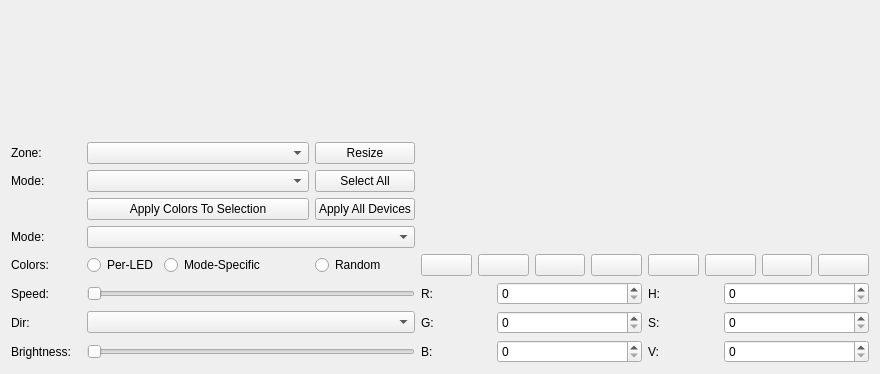
<?xml version="1.0" encoding="UTF-8"?>
<ui version="4.0">
 <class>OpenRGBDevicePageUi</class>
 <widget class="QFrame" name="OpenRGBDevicePageUi">
  <property name="geometry">
   <rect>
    <x>0</x>
    <y>0</y>
    <width>880</width>
    <height>374</height>
   </rect>
  </property>
  <property name="windowTitle">
   <string>Frame</string>
  </property>
  <layout class="QGridLayout" name="gridLayout">
   <item row="3" column="4">
    <widget class="QPushButton" name="SetAllButton">
     <property name="toolTip">
      <string>&lt;html&gt;&lt;head/&gt;&lt;body&gt;&lt;p align=&quot;justify&quot;&gt;Sets all devices to&lt;br/&gt;&lt;b&gt;Static&lt;/b&gt; mode and&lt;br/&gt;applies the selected color.&lt;/p&gt;&lt;/body&gt;&lt;/html&gt;</string>
     </property>
     <property name="text">
      <string>Apply All Devices</string>
     </property>
    </widget>
   </item>
   <item row="2" column="4">
    <widget class="QPushButton" name="SelectAllLEDsButton">
     <property name="text">
      <string>Select All</string>
     </property>
    </widget>
   </item>
   <item row="3" column="1" colspan="3">
    <widget class="QPushButton" name="ApplyColorsButton">
     <property name="text">
      <string>Apply Colors To Selection</string>
     </property>
    </widget>
   </item>
   <item row="10" column="0">
    <widget class="QLabel" name="BrightnessLabel">
     <property name="text">
      <string>Brightness:</string>
     </property>
    </widget>
   </item>
   <item row="0" column="0" colspan="11">
    <widget class="DeviceView" name="DeviceViewBox" native="true">
     <property name="sizePolicy">
      <sizepolicy hsizetype="MinimumExpanding" vsizetype="MinimumExpanding">
       <horstretch>0</horstretch>
       <verstretch>0</verstretch>
      </sizepolicy>
     </property>
     <property name="minimumSize">
      <size>
       <width>0</width>
       <height>0</height>
      </size>
     </property>
    </widget>
   </item>
   <item row="5" column="0">
    <widget class="QLabel" name="ColorLabel">
     <property name="text">
      <string>Colors:</string>
     </property>
    </widget>
   </item>
   <item row="4" column="1" colspan="4">
    <widget class="QComboBox" name="ModeBox"/>
   </item>
   <item row="9" column="1" colspan="4">
    <widget class="QComboBox" name="DirectionBox"/>
   </item>
   <item row="5" column="2" colspan="2">
    <widget class="QRadioButton" name="ModeSpecificCheck">
     <property name="text">
      <string>Mode-Specific</string>
     </property>
    </widget>
   </item>
   <item row="1" column="4">
    <widget class="QPushButton" name="ResizeButton">
     <property name="text">
      <string>Resize</string>
     </property>
    </widget>
   </item>
   <item row="5" column="4">
    <widget class="QRadioButton" name="RandomCheck">
     <property name="text">
      <string>Random</string>
     </property>
    </widget>
   </item>
   <item row="10" column="1" colspan="4">
    <widget class="QSlider" name="BrightnessSlider">
     <property name="orientation">
      <enum>Qt::Horizontal</enum>
     </property>
    </widget>
   </item>
   <item row="2" column="1" colspan="3">
    <widget class="QComboBox" name="LEDBox"/>
   </item>
   <item row="4" column="0">
    <widget class="QLabel" name="ModeLabel">
     <property name="text">
      <string>Mode:</string>
     </property>
    </widget>
   </item>
   <item row="9" column="0">
    <widget class="QLabel" name="DirectionLabel">
     <property name="text">
      <string>Dir:</string>
     </property>
    </widget>
   </item>
   <item row="6" column="1" colspan="4">
    <widget class="QSlider" name="SpeedSlider">
     <property name="orientation">
      <enum>Qt::Horizontal</enum>
     </property>
    </widget>
   </item>
   <item row="5" column="1">
    <widget class="QRadioButton" name="PerLEDCheck">
     <property name="text">
      <string>Per-LED</string>
     </property>
    </widget>
   </item>
   <item row="1" column="1" colspan="3">
    <widget class="QComboBox" name="ZoneBox"/>
   </item>
   <item row="2" column="0">
    <widget class="QLabel" name="LEDLabel">
     <property name="text">
      <string>Mode:</string>
     </property>
    </widget>
   </item>
   <item row="1" column="0">
    <widget class="QLabel" name="ZoneLabel">
     <property name="text">
      <string>Zone:</string>
     </property>
    </widget>
   </item>
   <item row="6" column="0">
    <widget class="QLabel" name="SpeedLabel">
     <property name="text">
      <string>Speed:</string>
     </property>
    </widget>
   </item>
   <item row="10" column="5">
    <widget class="QLabel" name="BlueLabel">
     <property name="text">
      <string>B:</string>
     </property>
    </widget>
   </item>
   <item row="10" column="8">
    <widget class="QLabel" name="ValLabel">
     <property name="text">
      <string>V:</string>
     </property>
    </widget>
   </item>
   <item row="10" column="6" colspan="2">
    <widget class="QSpinBox" name="BlueSpinBox">
     <property name="maximum">
      <number>255</number>
     </property>
    </widget>
   </item>
   <item row="10" column="9" colspan="2">
    <widget class="QSpinBox" name="ValSpinBox">
     <property name="maximum">
      <number>255</number>
     </property>
    </widget>
   </item>
   <item row="9" column="5">
    <widget class="QLabel" name="GreenLabel">
     <property name="text">
      <string>G:</string>
     </property>
    </widget>
   </item>
   <item row="9" column="8">
    <widget class="QLabel" name="SatLabel">
     <property name="text">
      <string>S:</string>
     </property>
    </widget>
   </item>
   <item row="6" column="8">
    <widget class="QLabel" name="HueLabel">
     <property name="text">
      <string>H:</string>
     </property>
    </widget>
   </item>
   <item row="6" column="5">
    <widget class="QLabel" name="RedLabel">
     <property name="text">
      <string>R:</string>
     </property>
    </widget>
   </item>
   <item row="6" column="6" colspan="2">
    <widget class="QSpinBox" name="RedSpinBox">
     <property name="maximum">
      <number>255</number>
     </property>
    </widget>
   </item>
   <item row="9" column="6" colspan="2">
    <widget class="QSpinBox" name="GreenSpinBox">
     <property name="maximum">
      <number>255</number>
     </property>
    </widget>
   </item>
   <item row="9" column="9" colspan="2">
    <widget class="QSpinBox" name="SatSpinBox">
     <property name="maximum">
      <number>255</number>
     </property>
    </widget>
   </item>
   <item row="6" column="9" colspan="2">
    <widget class="QSpinBox" name="HueSpinBox">
     <property name="maximum">
      <number>359</number>
     </property>
    </widget>
   </item>
   <item row="5" column="5" colspan="6">
    <layout class="QHBoxLayout" name="horizontalLayout">
     <item>
      <widget class="QPushButton" name="ButtonBlack">
       <property name="text">
        <string/>
       </property>
      </widget>
     </item>
     <item>
      <widget class="QPushButton" name="ButtonRed">
       <property name="text">
        <string/>
       </property>
      </widget>
     </item>
     <item>
      <widget class="QPushButton" name="ButtonYellow">
       <property name="text">
        <string/>
       </property>
      </widget>
     </item>
     <item>
      <widget class="QPushButton" name="ButtonGreen">
       <property name="text">
        <string/>
       </property>
      </widget>
     </item>
     <item>
      <widget class="QPushButton" name="ButtonCyan">
       <property name="text">
        <string/>
       </property>
      </widget>
     </item>
     <item>
      <widget class="QPushButton" name="ButtonBlue">
       <property name="text">
        <string/>
       </property>
      </widget>
     </item>
     <item>
      <widget class="QPushButton" name="ButtonMagenta">
       <property name="text">
        <string/>
       </property>
      </widget>
     </item>
     <item>
      <widget class="QPushButton" name="ButtonWhite">
       <property name="text">
        <string/>
       </property>
      </widget>
     </item>
    </layout>
   </item>
   <item row="1" column="5" rowspan="4" colspan="6">
    <widget class="ColorWheel" name="ColorWheelBox" native="true">
     <property name="sizePolicy">
      <sizepolicy hsizetype="Preferred" vsizetype="Preferred">
       <horstretch>0</horstretch>
       <verstretch>0</verstretch>
      </sizepolicy>
     </property>
    </widget>
   </item>
  </layout>
 </widget>
 <customwidgets>
  <customwidget>
   <class>ColorWheel</class>
   <extends>QWidget</extends>
   <header location="global">ColorWheel.h</header>
   <container>1</container>
   <slots>
    <signal>colorChanged(QColor)</signal>
   </slots>
  </customwidget>
  <customwidget>
   <class>DeviceView</class>
   <extends>QWidget</extends>
   <header location="global">DeviceView.h</header>
   <container>1</container>
  </customwidget>
 </customwidgets>
 <tabstops>
  <tabstop>LEDBox</tabstop>
  <tabstop>SetAllButton</tabstop>
  <tabstop>ModeBox</tabstop>
  <tabstop>PerLEDCheck</tabstop>
  <tabstop>ModeSpecificCheck</tabstop>
  <tabstop>RandomCheck</tabstop>
  <tabstop>SpeedSlider</tabstop>
  <tabstop>DirectionBox</tabstop>
  <tabstop>ButtonBlack</tabstop>
  <tabstop>ButtonRed</tabstop>
  <tabstop>ButtonYellow</tabstop>
  <tabstop>ButtonGreen</tabstop>
  <tabstop>ButtonCyan</tabstop>
  <tabstop>ButtonBlue</tabstop>
  <tabstop>ButtonMagenta</tabstop>
  <tabstop>ButtonWhite</tabstop>
 </tabstops>
 <resources/>
 <connections/>
</ui>
